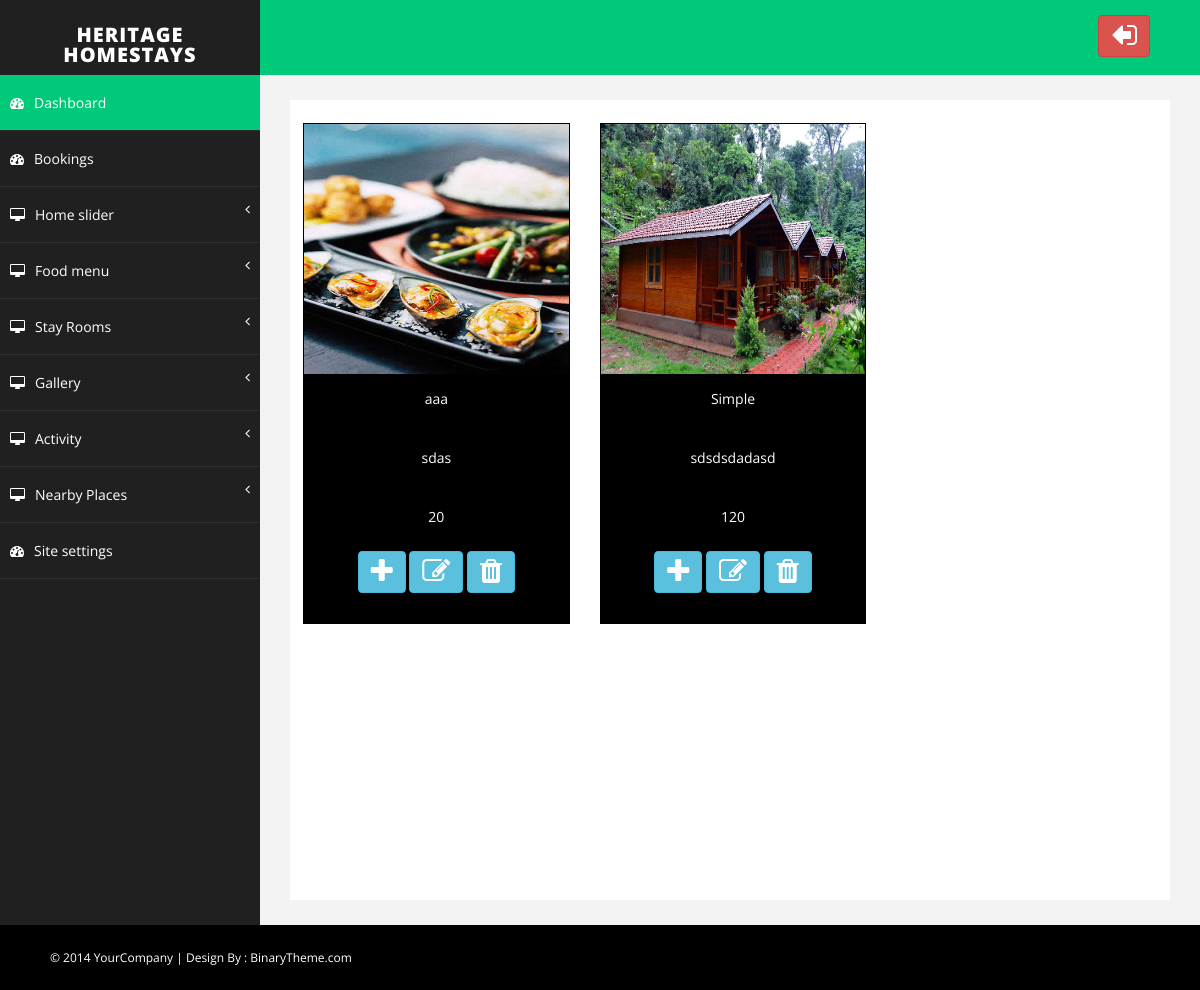
Screenshot of /admin/view_rooms.php with the database file from the repository.
### tables this page shows
CREATE TABLE `stay` (
  `id` int(5) NOT NULL,
  `room_type` varchar(50) NOT NULL,
  `description` varchar(200) NOT NULL,
  `image` varchar(200) NOT NULL,
  `price` varchar(20) NOT NULL,
  `status` int(20) NOT NULL DEFAULT 0
);

### admin/view_rooms.php (the view, shortened to what this page needs)
<?php include "../database.php";
    $view_room = "SELECT * FROM stay ORDER BY id DESC";
    $res = mysqli_query($conn,  $view_room);
?>
<!DOCTYPE html>
<html xmlns="http://www.w3.org/1999/xhtml">
<head>
    <link href="assets/css/bootstrap.css" rel="stylesheet" />
    <link href="assets/css/font-awesome.css" rel="stylesheet" />
    <link href="assets/css/prettyPhoto.css" rel="stylesheet" />
    <link href="assets/css/basic.css" rel="stylesheet" />
    <link href="assets/css/custom.css" rel="stylesheet" />
</head>
<body>
    <div id="wrapper">
        <?php include "admin_nav.php"; ?>
        <div id="page-wrapper">
            <div id="page-inner">
                <div id="port-folio">
                    <div class="row ">
                        <?php
                if (mysqli_num_rows($res) > 0) {
                    while ($data = mysqli_fetch_assoc($res)) {  ?>
                        <div class="col-md-4 ">
                            <div class="portfolio-item awesome mix_all" data-cat="awesome">
                                <img src="../assets/images/rooms/<?=$data['image']?>" class="img-responsive " style="width: 100%;height: 250px"
                                    alt="" />
                                <div class="overlay">
                                    <p>
                                        <?=$data['room_type']?>
                                    </p>
                                    <p>
                                        <?=$data['description']?>
                                    </p>
                                    <p>
                                        <?=$data['price']?>
                                    </p>
                                    <a class="preview btn btn-info" title="<?=$data['room_type']?>"
                                        href="../assets/images/rooms/<?=$data['image']?>"><i
                                            class="fa fa-plus fa-2x"></i></a>
                                            <button class="btn btn-info" data-toggle="modal" data-target="#exampleModal1<?=$data['id']?>"><i class="fa fa-edit fa-2x"></i></button>
                                    <button class="btn btn-info" data-toggle="modal" data-target="#exampleModal<?=$data['id']?>"><i class="fa fa-trash fa-2x"></i></button>
                                </div>
                            </div>
                        </div>
                        </div>
                        <?php } }?>
                    </div>
                </div>
            </div>
    <div id="footer-sec">
        &copy; 2014 YourCompany | Design By : <a href="http://www.binarytheme.com/" target="_blank">BinaryTheme.com</a>
    </div>
</body>
</html>

### admin/assets/css/basic.css (style rules this page uses)
body { font-family: 'Open Sans', sans-serif; line-height:25px; }
#wrapper { width: 100%; background: #202020; }
#page-wrapper { padding: 15px 15px; background: #F3F3F3; }
#page-inner { width: 100%; margin: 10px 20px 10px 0px; background-color: #fff!important; padding: 10px; height: 100vh; overflow-y:scroll; }
#footer-sec { background-color:#000; padding:20px 50px; color:#fff; font-size:12px; }
#footer-sec a { color:#fff; }
@media (min-width:768px) { #page-wrapper { margin: 0 0 0 260px; padding: 15px 30px; } }

### admin/assets/css/custom.css (style rules this page uses)
#port-folio { padding-top: 10px; padding-bottom: 100px; }
.portfolio-item { border:1px solid #000; margin:3px; }
.portfolio-item p { padding:12px; color:#fff; line-height:25px; }
.portfolio-item .overlay { background-color: #000; text-align: center; padding-bottom:30px; }
#port-folio .portfolio-item { -webkit-box-sizing: border-box; -moz-box-sizing: border-box; -o-box-sizing: border-box; width: 100%; opacity:.2; float:left; overflow:hidden; }

### rows the page displays
stay: image (picture), room_type "aaa", description "sdas", price "20"
stay: image (picture), room_type "Simple", description "sdsdsdadasd", price "120"
